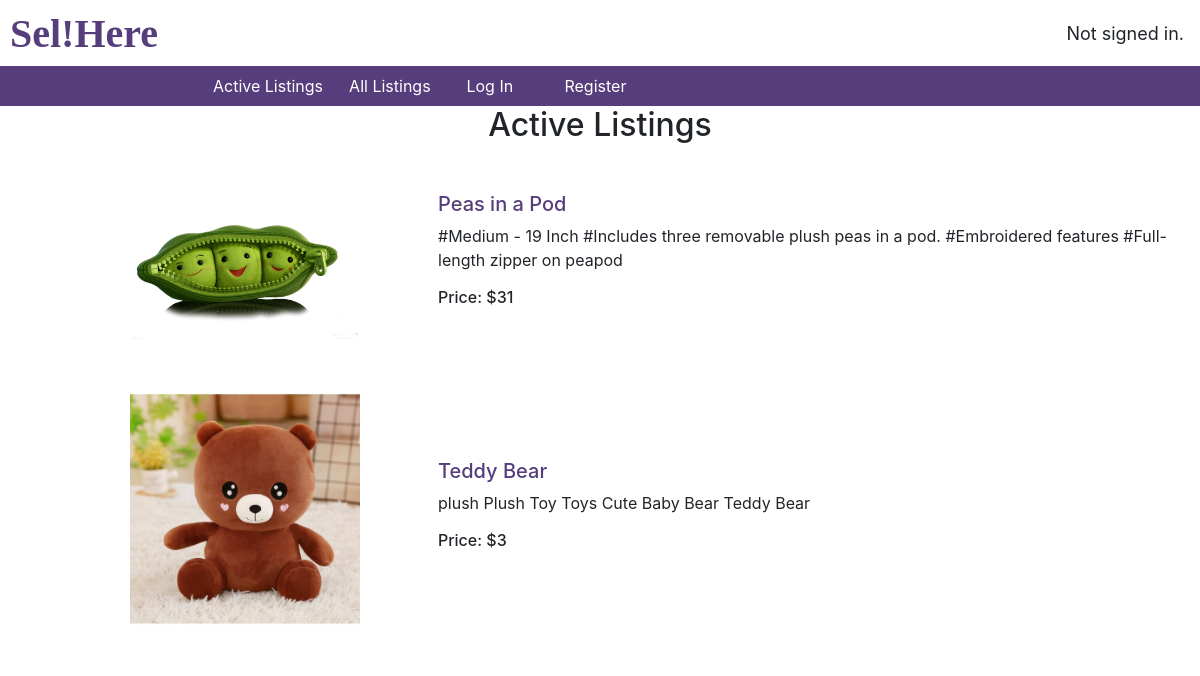
/category_page/2, run on the app's committed database.
### auctions/models.py (models this page shows, shortened)
class listing(models.Model):
    owner=models.CharField(max_length=64,default="")
    title=models.CharField(max_length=50)
    desc=models.TextField()
    active=models.BooleanField(default="True")
    winner=models.CharField(max_length=64,default="", null=True,blank=True)
    initial_amt=models.IntegerField()
    image=models.ImageField(upload_to='product',null=True,blank=True)
    category=models.CharField(max_length = 20, choices =CHOICES)
    published_date = models.DateTimeField(default=timezone.now)

### auctions/views.py (the view)
# urls.py: path("category_page/<str:category>",views.category_page,name="category_page"),
def category_page(request,category):
    infos=listing.objects.filter(category=category,active=True)
    return  render(request,'auctions/category_page.html',{'infos':infos})

### auctions/templates/auctions/category_page.html
{% extends "auctions/layout.html" %}
{% block body %}
    <h2 style="text-align:center">Active Listings</h2>
    <table>
        {% for info in infos %}
        <tr>
            <td id="img-col">
                {% if info.image %}
                    <a href="{% url 'details' info.id %}"><img src="{{ info.image.url }}"></a>
                {% endif %}
            </td>
            <td id="right-col">
                <a href="{% url 'details' info.id %}"><h5>{{ info.title }}</h5></a>
                <p>{{ info.desc }}</p>
                <h6>Price: ${{ info.initial_amt }}</h6>
        </tr>
        {% endfor %}
    </table>
{% endblock %}

### static/auctions/styles.css (style rules this page uses)
body { padding: 10px; }
img { max-width:60%; height:auto; margin-left:15%; }
#img-col { float: center; padding: 15px; text-align: center; }
#right-col { width: 65%; float: center; padding: 15px; }
a { color:#563d7c; }

### data on the page
listing: image (picture), title "Peas in a Pod", desc "#Medium - 19 Inch #Includes three removable plush peas in a pod. #Embroidered features #Full-length zipper on peapod", initial_amt "31"
listing: image (picture), title "Teddy Bear", desc "plush Plush Toy Toys Cute Baby Bear Teddy Bear", initial_amt "3"
